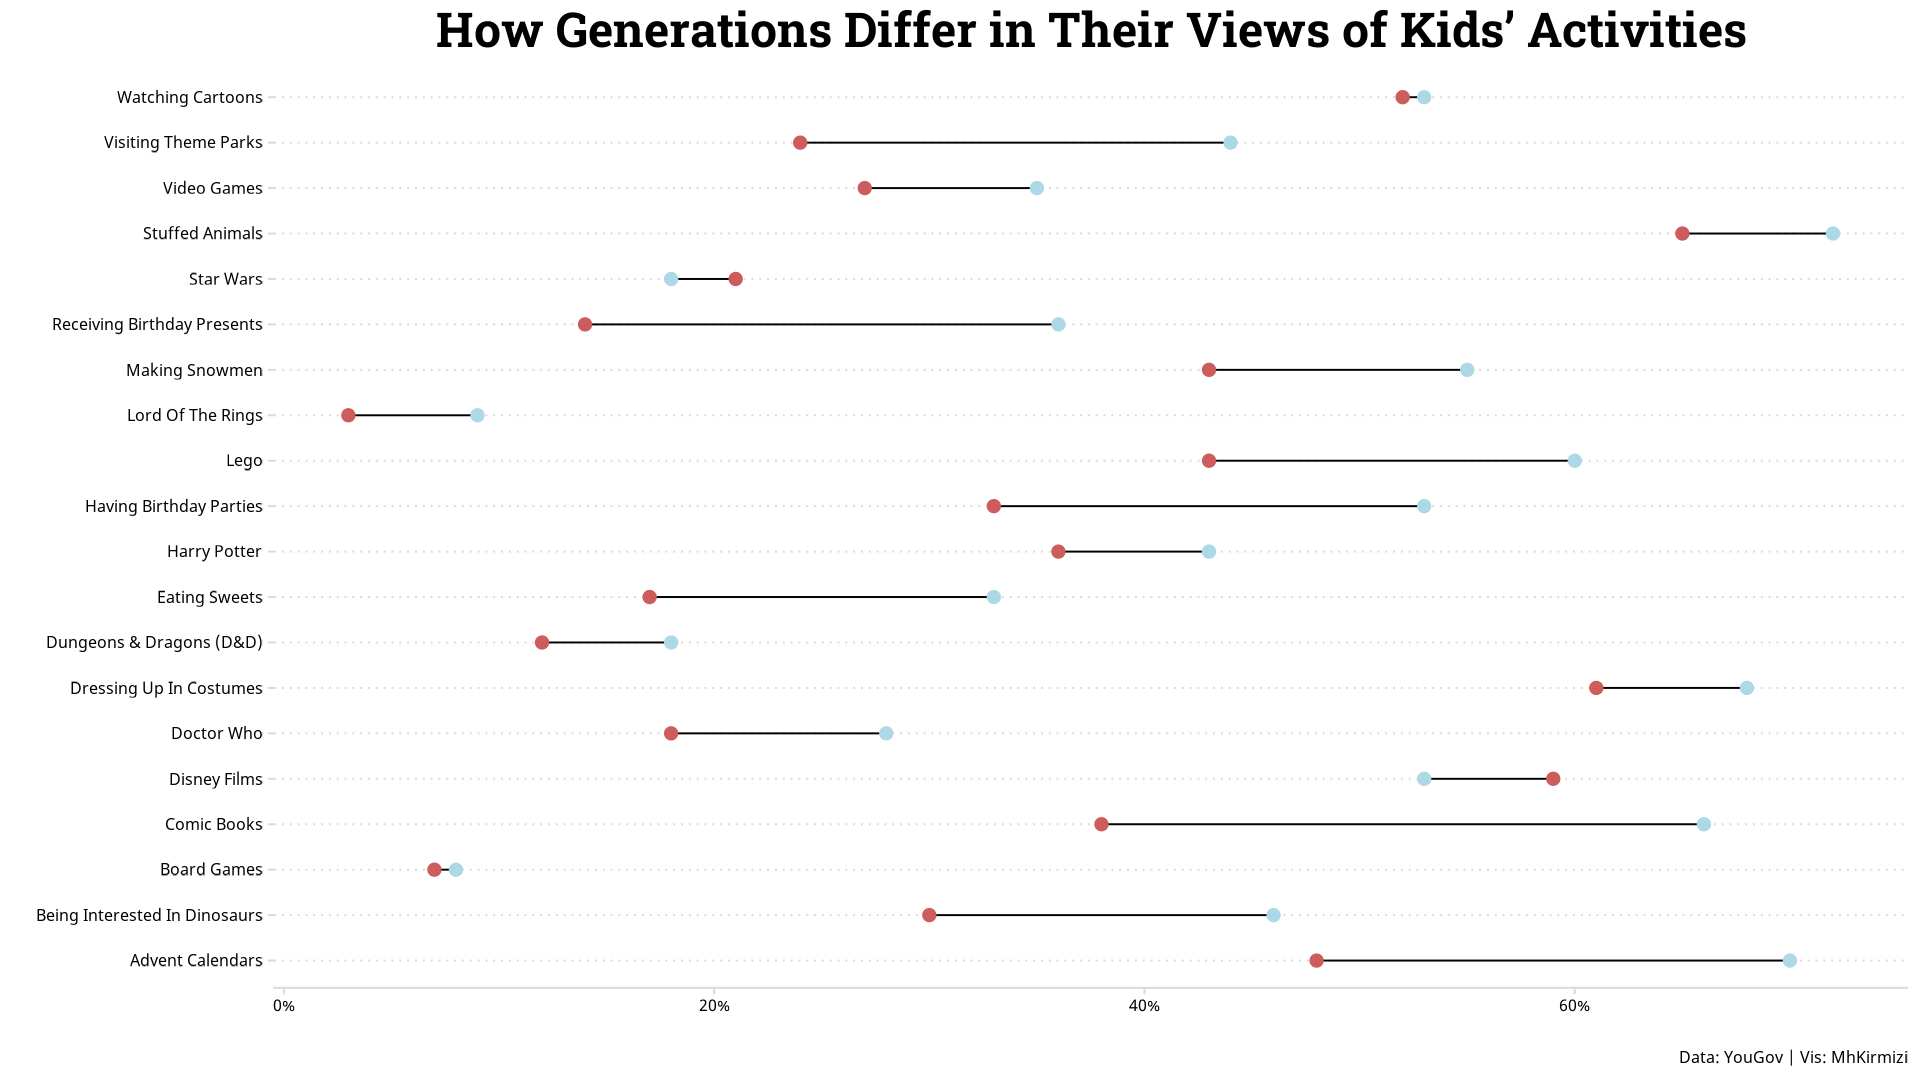

Here is the R script that generated this plot:
library(tidyverse)
library(ggh4x)
library(showtext)
library(scales)
### Fonts
font_add_google("Noto Sans", "noto")
font_add_google("Roboto Slab", 'rs')
showtext_auto()

## Data
df <- read_csv("D:/VIS/data_makeovermonday/makeovermonday-do-younger-britons-see-kidult-hobbies-as-less-childish/makeovermonday-do-younger-britons-see-kidult-hobbies-as-less-childish/data/data_hodhf.csv")
## Data Wrangling
df_long <-  df |> 
  filter(age_group %in% c('18-34', '65+')) |> 
  pivot_longer(!age_group, 
               names_to = 'activity', 
               values_to = 'percent') 
df_for_plot <- df_long |> 
  pivot_wider(names_from = age_group, values_from = percent) |> 
  rename( young = `18-34`, 
          old = `65+`)
df_for_plot <- df_for_plot |> 
  mutate(activity = str_replace_all(activity, "_", " "), 
         activity = str_to_title(activity) |> 
           str_replace("D D", "(D&D)") |>
           str_replace("Dungeons And Dragons", "Dungeons & Dragons"))

ggplot(df_for_plot) +
  geom_segment(aes(x = old, xend = young, y = activity))+
  geom_point(aes(x = young, y = activity), color = 'indianred', size = 3) +
  geom_point(aes(x = old, y = activity), color = 'lightblue', size =3) +
  scale_x_continuous(labels = scales::percent_format(scale = 1))+
  labs(x = '', 
       y = '', 
       title = 'How Generations Differ in Their Views of Kids’ Activities', 
       caption = 'Data: YouGov | Vis: MhKirmizi') +
  cowplot::theme_minimal_hgrid() +
  theme(
    text = element_text(size = 14, family = 'noto'), 
    plot.title = element_text(size = 36, family = 'rs', 
                              face = 'bold', hjust = .5), 
    plot.caption = element_text(size = 12, family = 'noto'),
    panel.grid.major.y = element_line(linetype = 'dotted'), 
    plot.background = element_rect(fill = 'white', color = 'white'), 
    panel.background = element_rect(fill = 'white', color = 'white')
  )

ggsave("gen_diff.png", width = 1920, height = 1080, units = "px", dpi = 132)
